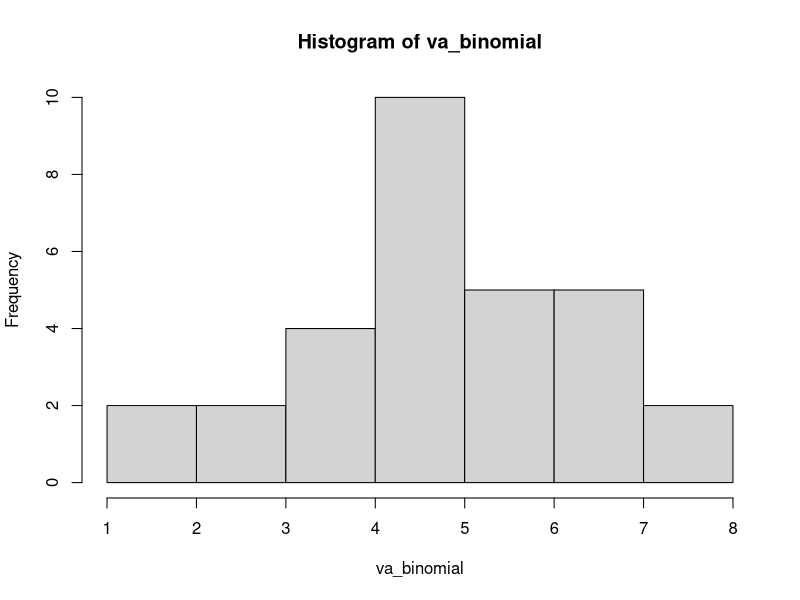
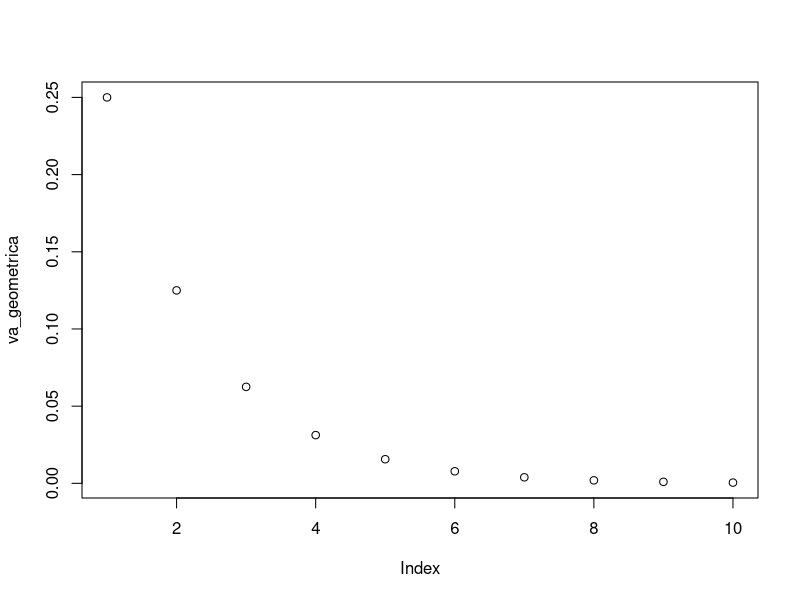
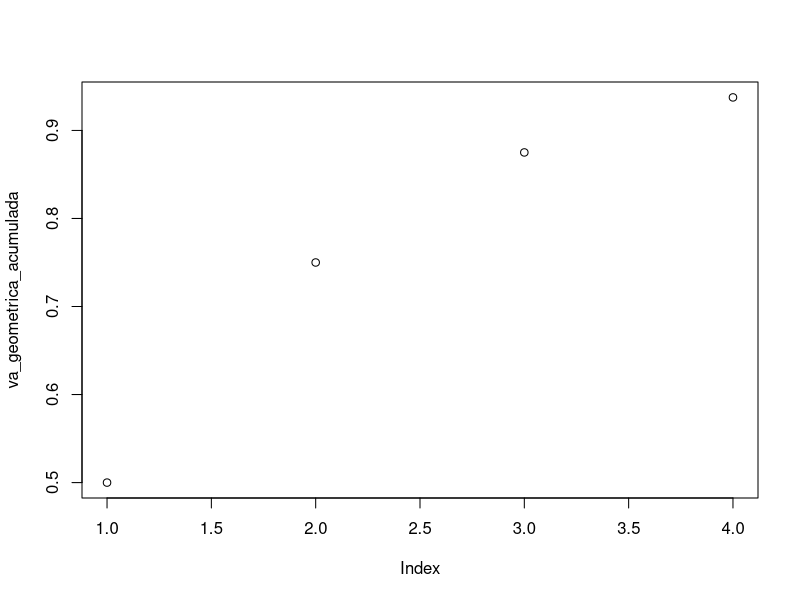
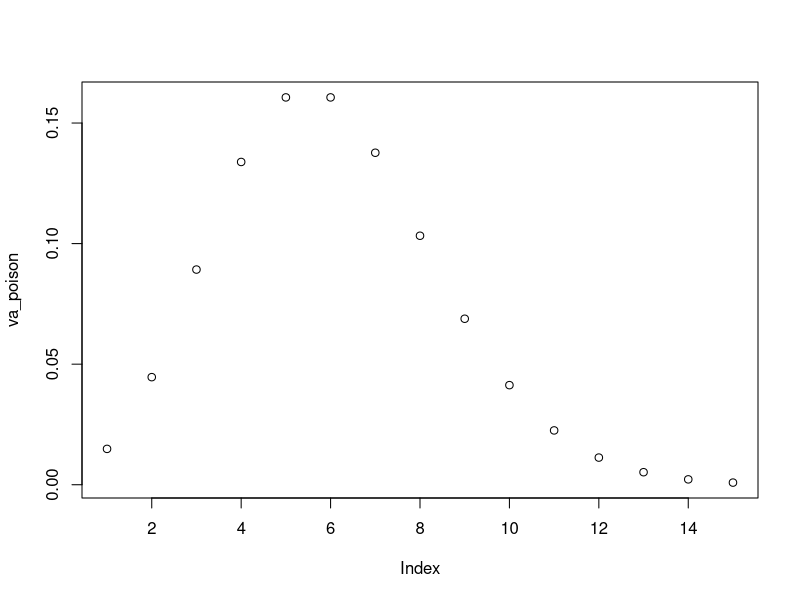
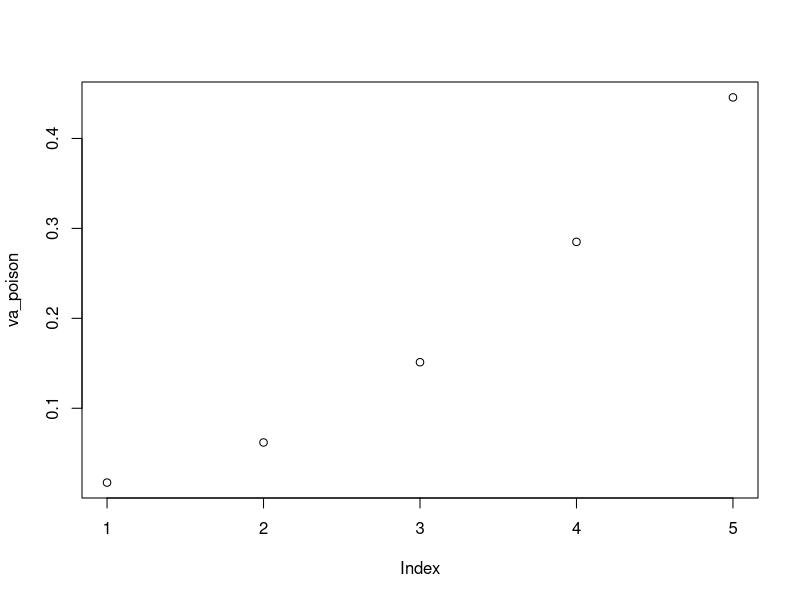
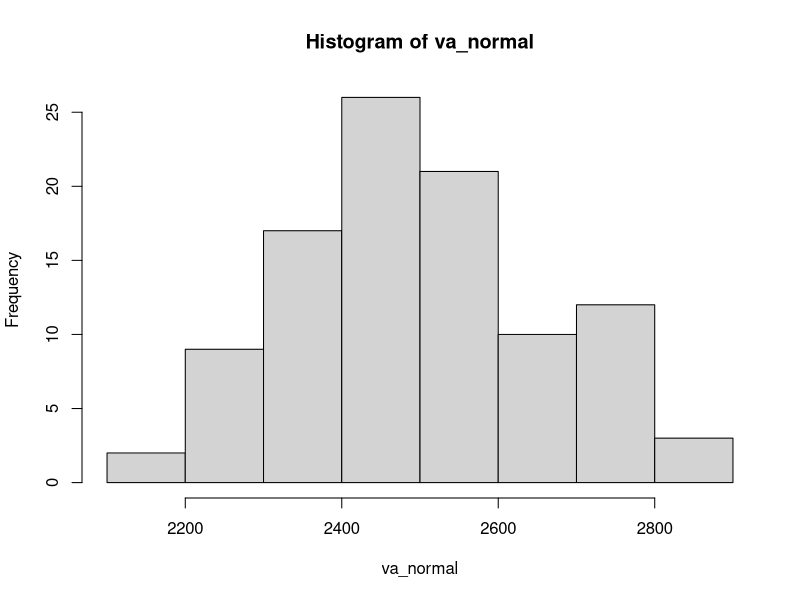
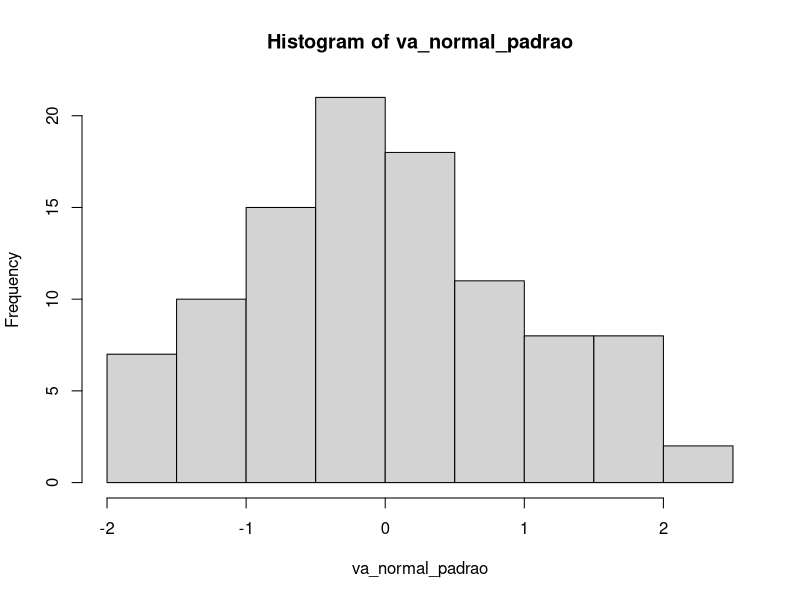
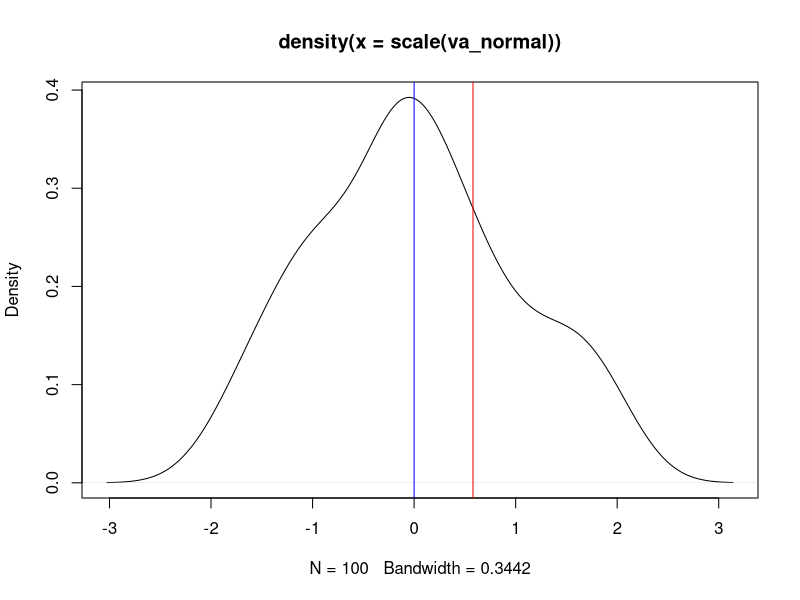

The R source for these figures, in order:
##################################################
#########       Distribuições de Probabilidades       #########
#########  AED -Capitulo 02  -Prof. Máiron Chaves     #########
#################################################
######Copie este código, cole no seu R e execute para ver os resultados
#################################### DISTRIBUIÇÃO BINOMIAL  #####################################
# Exemplo: Definindo como sucesso o cliente comprar, e supondo que a probabilidade de sucesso é 50%. 
# Ao passar 10 clientes em nossa loja, qual a probabilidade de realizarmos 2 vendas?
#Ou seja, queremos encontrar a probabilidade de dois sucessos, em dez tentativas. Cuja probabilidade de sucesso# em cada tentativa é 50%
dbinom (x = 2, size = 10, prob = 0.5)

#Onde:#  x é o número de sucessos,
#  size é o número de tentativas,
#  prob é a probabilidade de sucesso em cada tentativa 

#  A  função  a  seguir  gera  quantidades  aleatórias  de  sucesso oriundos  de  uma quantidade (size) de tentativas dada a probabilidade
# (prob) de sucesso. # É útil para realizar experimentos. Podemos simular qual a frequencia esperada de vendas a cada dez clientes ?

 # É útil para realizar experimentos. Podemos simular qual a frequencia esperada de vendas a cada dez clientes ?
 # Ainda mantendo a probabilidade de sucesso (cliente comprar) de 50%
va_binomial <-rbinom(n = 30, size=10, prob=0.5) 
va_binomial

#Onde:# n é a quantidade de vezes que o experimento deve ser repetido
# size é o número de tentativas a cada experimento
# prob é o número de sucesso em cada uma das tentativashist(va_binomial)
 # A maior barra no histograma representa a quantidade esperada de vendas
 
 hist(va_binomial) # A maior barra no histograma representa a quantidade esperada de vendas
#Ajuste o parametro n para 1000 e plote o histograma, observe como a distribuição
# binomial se aproxima da normal
# Podemos também querer a probabilidade de que até dois clientes comprem. 

#Ao invés de saber a probabilidade de exatos dois comprarem.
#A probabilidade de até dois clientes comprarem é:
#(probabilidade de nenhum cliente comprar) + (probabilidade de um cliente comprar)
# + probabilidade de dois cliente comprarem)
#Formalizando: P(X<=2) = P(X=0) + P(X=1) + P(X=2)
pbinom(q = 2,size = 10, prob = 0.5)
#A probabilidade de que até dois clientes comprem ao entrarem dez clientes, é de 5,48%

##################################
#### DISTRIBUIÇÃO GEOMÉTRICA ####
##################################
#Exemplo: Definindo como sucesso o cliente comprar, e supondo que a probabilidade de sucesso é 50%.
#Qual a probabilidade da primeira venda ocorrer quando o quinto cliente entrar na loja?
dgeom(x = 5, prob = 0.5)
#Onde:
# x é o número de tentativas
# prob é a probabilidade de sucessos
# Podemos utilizar a mesma função para nos dar a probabilidade do sucesso ocorrer na primeira tentativa,
#Segunda tentativa, terceira tentativa ... até a décima tentativa

va_geometrica <- dgeom(x = 1:10, prob = 0.5)
va_geometrica
plot(va_geometrica) #Veja como as probabilidades vão diminuindo. A probabilidade de sucesso de 50% é relativamente alta,
#então é muito provavel que o sucesso ocorra logo nas primeiras tentativas
# Podemos utilizar a distribuição geométrica acumulada para saber qual a probabilidade do primeiro sucesso
#ocorrer na primeira tentativa OU na segunda tentativa OU na terceira tentativa
#Formalizando, queremos: P(X<=3)
va_geometrica_acumulada <- pgeom(0:3, prob = 0.5)
plot(va_geometrica_acumulada)


#########################################
#### DISTRIBUIÇÃO BINOMIAL NEGATIVA ####
#########################################
# Exemplo: Definindo como sucesso o cliente comprar, e supondo que a probabilidade de sucesso é 50%.
#Qual a probabilidade de ter que entrar 8 clientes até que a segunda venda ocorra?
dnbinom(x=2, size = 8, prob = 0.50)
#Onde:
# x é o número de sucessos
# size é a quantidade de tentativos

# prob é a probabilidade de sucesso
#########################################
#### DISTRIBUIÇÃO POISSON ####
#########################################
# Exemplo: Uma loja recebe em média, 6 (𝝺) clientes por minuto. Qual a probabilidade de que 5(x) clientes
#entrem em um minuto?
dpois(x= 5,lambda = 6)

#Onde:
# x é a quantidade a ser testada
# lambda é a taxa média de ocorrêcia do evento em um determinado período de intervalo de tempo ou espaço
# Podemos utilizar a mesma funcao para obter a probabilidade de entrar um cliente, dois clientes... quinze clientes
va_poison <- dpois(x = 1:15, lambda = 6)
plot(va_poison)

# Observe que os valores se distribuiem simetricamente en tormo de seis, use acontece porque o paramentro
#lambda é a média (e também o desvio padrão) da distribuição de Poisson
# Também podemos obter a probabilidade acumulada de até 5 clientes entrarem na loja em um minuto

#Formalizando, queremos: P(X<=5)
va_poison <- ppois(1:5, lambda = 6)
plot(va_poison)

#########################################
#### DISTRIBUIÇÃO NORMAL ####
#########################################
# Exemplo: Suponha que a distribuição dos salários dos funcionários de uma empresa sigam uma distribuição
#normal com média 𝜇=2.500 e desvio padrão σ= 170.
# Ao selecionar aleatoriamente um indivíduo dessa população, qual a probabilidade de ter salário entre
#2.400 e 2.600 ?
# Precisamos achar a probabilidade do indivíduo ter um salário de até 2.600 e subtrair pela probabilidade do
#indivíduo ter o salário até 2.400
#P(X<=2600)
probabilidade_ate_2600 <- pnorm(q = 2600, mean = 2500, sd =170 )
#P(X<=2400)
probabilidade_ate_2400 <- pnorm(q = 2400, mean = 2500, sd =170 )

#P(X<=2600) - P(X<=2400)
probabilidade_ate_2600 - probabilidade_ate_2400
#Podemos gerar 100 números aleatórios para uma distribuição normal com média 2500 e desvio padrão 170
va_normal <- rnorm(n = 100, mean = 2500,sd = 170)
hist(va_normal)

#########################################
#### DISTRIBUIÇÃO NORMAL PADRÃO ####
#########################################
# O comando scale() padroniza uma variável aleatória.
#Ao aplicar o comando na variável va_normal que acabmos de criar, ela ficará com média zero e desvio padrão unitário
va_normal_padrao <- scale(va_normal)
hist(va_normal_padrao)

# Exemplo: Suponha que a distribuição dos salários dos funcionários de uma empresa sigam uma distribuição
#normal com média 𝜇=2.500 e desvio padrão σ= 170.
# Ao selecionar aleatoriamente um indivíduo dessa população, qual a probabilidade de ter
#salário acima de 2.600 ?
#Padronização
z = (2600-2500)/170
pnorm(z, mean = 0, sd = 1)
#ou simplesmente
pnorm(z)

#Podemos também visualizar onde está o nosso valor Z em relação a média
plot(density(scale(va_normal))) #Plota curva de densidade
abline(v = 0,col = 'blue') #Gera uma linha sobre média, que é zero pois padronizamos a distribuição
abline(v = 0.58,col = 'red') #Gera uma linha sobre o valor z obtido

#########################################
#### DISTRIBUIÇÃO F ####
#########################################
#Gerando uma amostra aleatória de 1000 número seguindo uma distribuição F
va_f <- rf( n= 1000, df1 = 5 , df2 = 33 )
# Onde:
# n é a quantidade de números a ser gerado
# df1 é o primeiro grau de liberidade
# df2 é o segundo grau de liberdade
hist(va_f)
#Vá aumentando os graus de liberdade e observe como a distribuição se aproxima da normal

#Informação Extra: Uma distribuição F é a razão entre duas chi-quadrado
#########################################
#### DISTRIBUIÇÃO T ####
#########################################
#Gera uma amostra aleatória de 1000 números seguindo uma distribuição T
va_t <- rt(1000, df = 2)

hist(va_t)
#Observe que a distribuição t, assim como a normal padrão, é centrada no zero
#Vá aumentando o grau de liberdade e observando o comportamento do histograma

#########################################
#### DISTRIBUIÇÃO QUI-QUADRADO ####
#########################################
#Gera uma amostra aleatória de 1000 números seguindo uma distribuição quiquadrado
va_QuiQuadrado <- rchisq(1000,df = 3)
hist(va_QuiQuadrado)
